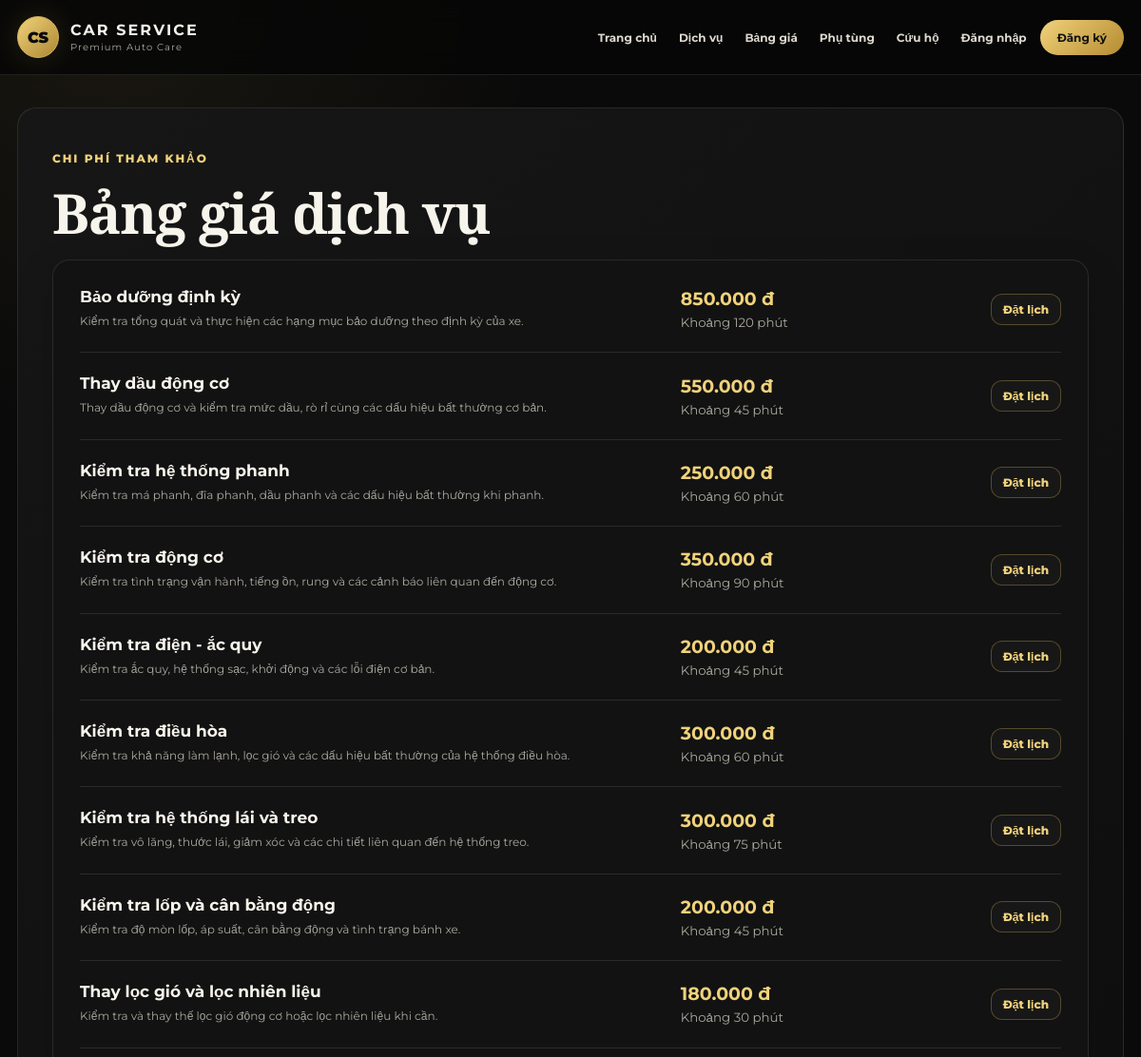
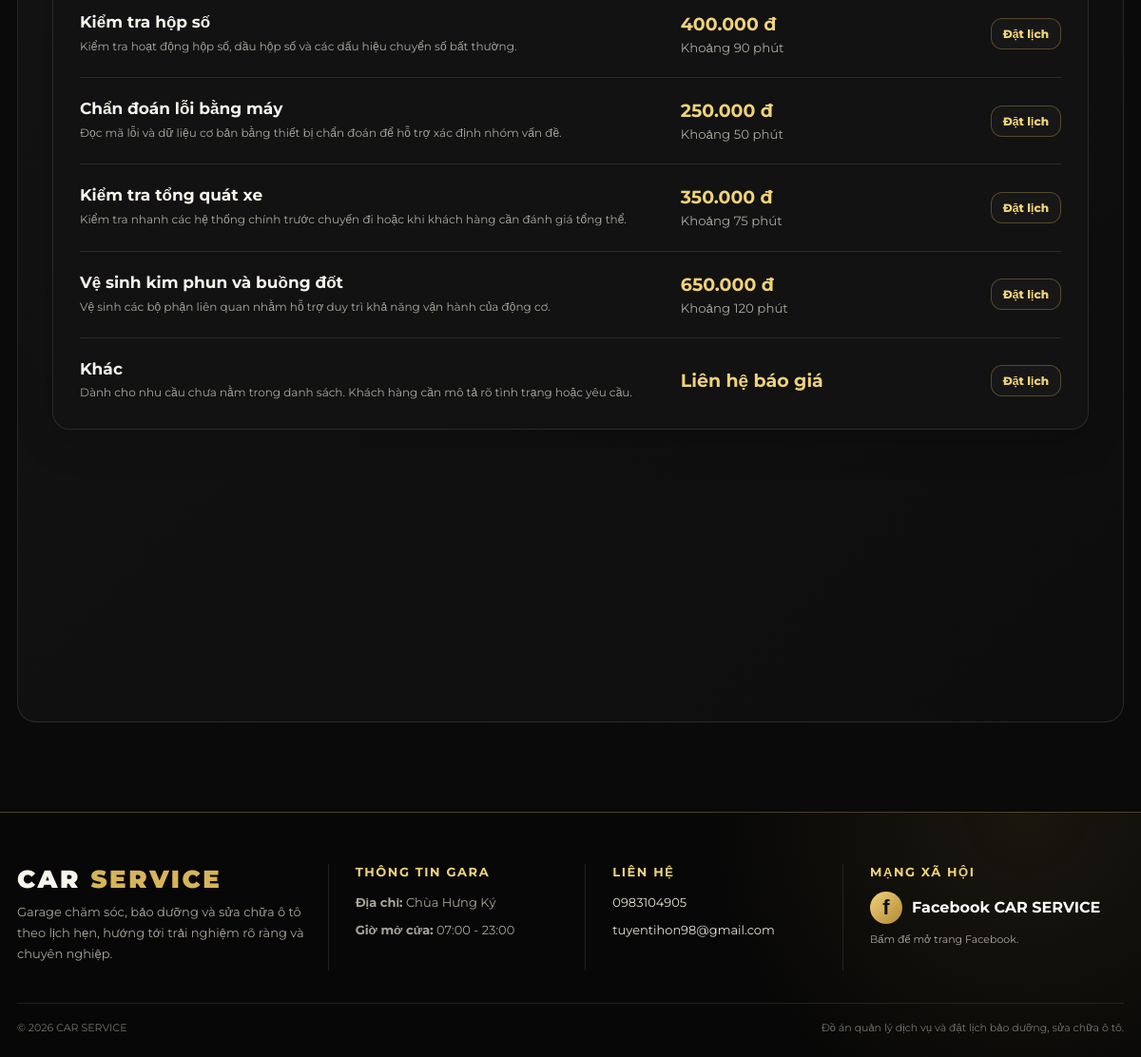
The app's page /bang-gia.php with its own data (2 pictures, top to bottom).
### tables this page shows
CREATE TABLE IF NOT EXISTS dich_vu (
  ma_dich_vu INT UNSIGNED AUTO_INCREMENT PRIMARY KEY,
  ten_dich_vu VARCHAR(160) NOT NULL UNIQUE,
  mo_ta TEXT NULL,
  gia_tham_khao DECIMAL(12,0) NULL,
  thoi_gian_du_kien SMALLINT UNSIGNED NULL,
  dang_hoat_dong TINYINT(1) NOT NULL DEFAULT 1,
  ngay_tao TIMESTAMP NOT NULL DEFAULT CURRENT_TIMESTAMP,
  ngay_cap_nhat TIMESTAMP NOT NULL DEFAULT CURRENT_TIMESTAMP ON UPDATE CURRENT_TIMESTAMP,
  INDEX idx_dich_vu_hoat_dong (dang_hoat_dong)
);

### app/db.php (called while the page is built, shortened)
<?php
function db(): PDO
{
    $dsn = sprintf(
        'mysql:host=%s;port=%s;dbname=%s;charset=utf8mb4',
        config('db_host'),
        config('db_port'),
        config('db_name')
    );
    $pdo = new PDO($dsn, (string) config('db_user'), (string) config('db_pass'), [
        PDO::ATTR_ERRMODE => PDO::ERRMODE_EXCEPTION,
        PDO::ATTR_DEFAULT_FETCH_MODE => PDO::FETCH_ASSOC,
        PDO::ATTR_EMULATE_PREPARES => false,
    ]);
    return $pdo;
}

### app/repository.php (called while the page is built, shortened)
<?php
function services_active(): array
{
    return db()->query(
        "SELECT * FROM dich_vu
         WHERE dang_hoat_dong = 1
         ORDER BY CASE WHEN ten_dich_vu = 'Khác' THEN 1 ELSE 0 END, ma_dich_vu"
    )->fetchAll();
}

### app/auth.php (called while the page is built, shortened)
<?php
function current_user(): ?array {
    return $_SESSION['auth_user'] ?? null;
}

### app/local.php (called while the page is built)
<?php
return [
    'base_url' => '/dat-lich-oto/public',
    'db_host' => '127.0.0.1',
    'db_port' => '3306',
    'db_name' => 'dat_lich_oto',
    'db_user' => 'root',
    'db_pass' => '',
    'gemini_api_key' => '',
    'gemini_model' => 'gemini-3.5-flash-lite',
];

### app/config.php (called while the page is built)
<?php
return array_replace([
    'app_name' => 'CAR SERVICE',
    'base_url' => '/dat-lich-oto/public',
    'db_host' => '127.0.0.1',
    'db_port' => '3306',
    'db_name' => 'dat_lich_oto',
    'db_user' => 'root',
    'db_pass' => '',
    'gemini_api_key' => (string) (getenv('GEMINI_API_KEY') ?: ''),
    'gemini_model' => 'gemini-2.5-flash-lite',
    'timezone' => 'Asia/Ho_Chi_Minh',
    'garage_address' => 'Chùa Hưng Ký',
    'garage_phone' => '0983104905',
    'garage_email' => 'tuyentihon98@gmail.com',
    'garage_hours' => '07:00 - 23:00',
    'garage_facebook' => 'https://www.facebook.com/share/1V1LGAgd98/?mibextid=wwXIfr',
], is_file(__DIR__ . '/local.php') ? require __DIR__ . '/local.php' : []);

### app/bootstrap.php (called while the page is built, shortened)
<?php
$CONFIG = require __DIR__ . '/config.php';
date_default_timezone_set($CONFIG['timezone']);
require_once __DIR__ . '/helpers.php';
require_once __DIR__ . '/db.php';
require_once __DIR__ . '/auth.php';
require_once __DIR__ . '/repository.php';

### public/bang-gia.php (the view, shortened to what this page needs)
<?php
require __DIR__ . '/../app/bootstrap.php';
$items = services_active();
$user = current_user();
?>
<div class="page-head page-head-premium reveal">
    <span class="eyebrow">Chi phí tham khảo</span>
    <h1>Bảng giá dịch vụ</h1>
<div class="price-board panel reveal">
    <?php foreach ($items as $item): ?>
        <div class="price-row">
            <div><h3><?= e($item['ten_dich_vu']) ?></h3><p class="muted"><?= e($item['mo_ta']) ?></p></div>
            <div class="price-number"><strong><?= e(format_price($item['gia_tham_khao'])) ?></strong>
                <?php if (!empty($item['thoi_gian_du_kien'])): ?><small>Khoảng <?= (int) $item['thoi_gian_du_kien'] ?> phút</small><?php endif; ?>
            </div>
            <a class="btn btn-small btn-secondary" href="<?= e(app_url(($user && $user['vai_tro'] === 'khach_hang' ? 'dat-lich.php?dich_vu=' . (int)$item['ma_dich_vu'] : 'dang-nhap.php'))) ?>">Đặt lịch</a>
        </div>
    <?php endforeach; ?>
</div>

### public/assets/app.css (style rules this page uses)
:root { --bg:#0a0a0a; --bg-2:#111111; --panel:#151515; --panel-2:#1b1b1b; --gold:#d7b45a; --gold-2:#f0d27b; --gold-soft:rgba(215,180,90,.14); --text:#f7f4ec; --muted:#aaa79f; --line:rgba(255,255,255,.10); --line-gold:rgba(215,180,90,.32); --danger:#d9544d; --success:#2fa36b; --shadow:0 22px 60px rgba(0,0,0,.30); --radius:18px; }
* { box-sizing:border-box }
html { scroll-behavior:smooth }
body { margin:0; font-family:"Montserrat",Arial,sans-serif; background: radial-gradient(circle at 10% 0%,rgba(215,180,90,.08),transparent 28rem), var(--bg); color:var(--text); min-height:100vh; }
a { color:inherit }
h1,h2,h3 { margin-top:0 }
h1,h2 { font-family:"Playfair Display",Georgia,serif;letter-spacing:-.02em }
p { line-height:1.7 }
.muted { color:var(--muted) }
.eyebrow { display:inline-block; color:var(--gold-2); font-size:12px; font-weight:800; letter-spacing:.16em; text-transform:uppercase; margin-bottom:10px; }
.btn { border:0; border-radius:12px; padding:12px 17px; font:inherit; font-weight:800; text-decoration:none; display:inline-flex; align-items:center; justify-content:center; gap:8px; cursor:pointer; transition:.25s ease; }
.btn-secondary { color:var(--gold-2); background:#171717; border:1px solid var(--line-gold); }
.btn-small { padding:8px 12px;font-size:12px }
.page-head { padding:42px 0 24px }
.page-head-premium { padding:42px 36px; border-radius:20px; border:1px solid var(--line); background:linear-gradient(135deg,#161616,#0d0d0d); margin-bottom:24px; }
.page-head h1 { font-size:clamp(38px,5vw,58px);margin:0 0 10px }
.page-head p { color:var(--muted);max-width:800px;margin:0 }
.form-card,.item-card,.data-row,.appointment-card,.panel { background:#121212; border:1px solid var(--line); border-radius:var(--radius); box-shadow:0 14px 40px rgba(0,0,0,.16); }
.panel { padding:24px }
.reveal { opacity:0;transform:translateY(22px);transition:opacity .7s ease,transform .7s ease }
.reveal.visible { opacity:1;transform:none }
.price-board { padding:6px 28px }
.price-row { display:grid;grid-template-columns:minmax(0,2fr) minmax(130px,1fr) auto;gap:20px;align-items:center;padding:22px 0;border-bottom:1px solid var(--line) }
.price-row:last-child { border:0 }
.price-row h3 { margin:0 0 5px;font-family:Montserrat,Arial,sans-serif;font-size:17px }
.price-row p { margin:0;font-size:12px }
.price-number { display:grid;gap:5px }
.price-number strong { color:var(--gold-2);font-size:19px }
.price-number small { color:var(--muted) }

### records on screen
dich_vu: ten_dich_vu "Bảo dưỡng định kỳ", mo_ta "Kiểm tra tổng quát và thực hiện các hạng mục bảo dưỡng theo định kỳ của xe.", gia_tham_khao "850.000 đ", thoi_gian_du_kien "120"
dich_vu: ten_dich_vu "Thay dầu động cơ", mo_ta "Thay dầu động cơ và kiểm tra mức dầu, rò rỉ cùng các dấu hiệu bất thường cơ bản.", gia_tham_khao "550.000 đ", thoi_gian_du_kien "45"
dich_vu: ten_dich_vu "Kiểm tra hệ thống phanh", mo_ta "Kiểm tra má phanh, đĩa phanh, dầu phanh và các dấu hiệu bất thường khi phanh.", gia_tham_khao "250.000 đ", thoi_gian_du_kien "60"
dich_vu: ten_dich_vu "Kiểm tra động cơ", mo_ta "Kiểm tra tình trạng vận hành, tiếng ồn, rung và các cảnh báo liên quan đến động cơ.", gia_tham_khao "350.000 đ", thoi_gian_du_kien "90"
dich_vu: ten_dich_vu "Kiểm tra điện - ắc quy", mo_ta "Kiểm tra ắc quy, hệ thống sạc, khởi động và các lỗi điện cơ bản.", gia_tham_khao "200.000 đ", thoi_gian_du_kien "45"
dich_vu: ten_dich_vu "Kiểm tra điều hòa", mo_ta "Kiểm tra khả năng làm lạnh, lọc gió và các dấu hiệu bất thường của hệ thống điều hòa.", gia_tham_khao "300.000 đ", thoi_gian_du_kien "60"
dich_vu: ten_dich_vu "Kiểm tra hệ thống lái và treo", mo_ta "Kiểm tra vô lăng, thước lái, giảm xóc và các chi tiết liên quan đến hệ thống treo.", gia_tham_khao "300.000 đ", thoi_gian_du_kien "75"
dich_vu: ten_dich_vu "Kiểm tra lốp và cân bằng động", mo_ta "Kiểm tra độ mòn lốp, áp suất, cân bằng động và tình trạng bánh xe.", gia_tham_khao "200.000 đ", thoi_gian_du_kien "45"
dich_vu: ten_dich_vu "Thay lọc gió và lọc nhiên liệu", mo_ta "Kiểm tra và thay thế lọc gió động cơ hoặc lọc nhiên liệu khi cần.", gia_tham_khao "180.000 đ", thoi_gian_du_kien "30"
dich_vu: ten_dich_vu "Kiểm tra hộp số", mo_ta "Kiểm tra hoạt động hộp số, dầu hộp số và các dấu hiệu chuyển số bất thường.", gia_tham_khao "400.000 đ", thoi_gian_du_kien "90"
dich_vu: ten_dich_vu "Chẩn đoán lỗi bằng máy", mo_ta "Đọc mã lỗi và dữ liệu cơ bản bằng thiết bị chẩn đoán để hỗ trợ xác định nhóm vấn đề.", gia_tham_khao "250.000 đ", thoi_gian_du_kien "50"
dich_vu: ten_dich_vu "Kiểm tra tổng quát xe", mo_ta "Kiểm tra nhanh các hệ thống chính trước chuyến đi hoặc khi khách hàng cần đánh giá tổng thể.", gia_tham_khao "350.000 đ", thoi_gian_du_kien "75"
dich_vu: ten_dich_vu "Vệ sinh kim phun và buồng đốt", mo_ta "Vệ sinh các bộ phận liên quan nhằm hỗ trợ duy trì khả năng vận hành của động cơ.", gia_tham_khao "650.000 đ", thoi_gian_du_kien "120"
dich_vu: ten_dich_vu "Khác", mo_ta "Dành cho nhu cầu chưa nằm trong danh sách. Khách hàng cần mô tả rõ tình trạng hoặc yêu cầu.", gia_tham_khao "Liên hệ báo giá"

### other values on screen
config('garage_address') "Chùa Hưng Ký"
config('garage_hours') "07:00 - 23:00"
$phone "0983104905"
$email "tuyentihon98@gmail.com"
